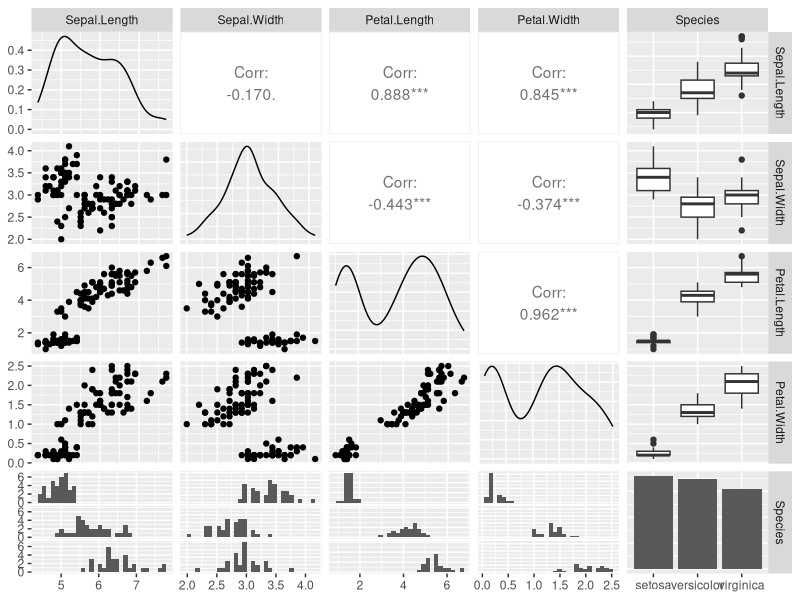
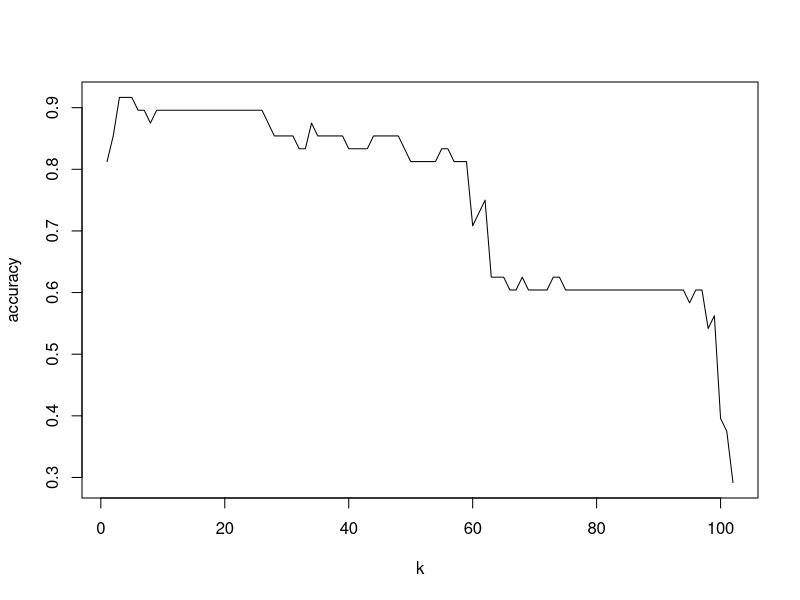

Reproduce these figures in R, in order.
ind <- sample(2, nrow(iris),
              replace = TRUE,
              prob = c(0.7, 0.3))
training <- iris[ind==1,]
testing <- iris[ind==2,]

library(ggplot2)

# might be class. Yep it was class. This was needed for knn
library(class)

# wow this is pretty neat. Does EDA of the variables
library(GGally)
ggpairs(training)

library(MASS)
linear <- lda(Species~., training)
linear
linear.pred = predict(linear,testing)
names(linear.pred)
head(linear.pred$posterior)
linear.pred$class

table(linear.pred$class, testing$Species)
#Accuracy
sum(linear.pred$class == testing$Species) / length(testing$Species)

quadratic <- qda(Species~., training)
quadratic

quadratic.pred = predict(quadratic,testing)
names(quadratic.pred)
head(quadratic.pred$posterior)
quadratic.pred$class

# this is how to pull out the class as well
table(quadratic.pred$class, testing$Species)
#Accuracy
sum(quadratic.pred$class == testing$Species) / length(testing$Species)

#Preprocessing for KNN
knn.trainx = scale(training[,c(1:4)])
knn.trainy = training$Species
knn.testx = scale(testing[,c(1:4)])
knn.testy = testing$Species

pred.knn = knn(knn.trainx,knn.testx, knn.trainy, k = 1)
table(pred.knn,knn.testy)
mean(as.character(pred.knn) == as.character(knn.testy)  )


# what is the library for KNN because it says it cant find it
# it was 'class', He uses "FNN"
pred.knn = knn(knn.trainx,knn.testx, knn.trainy, k = 98)
table(pred.knn,knn.testy)


#Best value of K?

k = c(1:length(knn.trainy))
accuracy = c()
for(i in k){
  pred.knn = knn(knn.trainx,knn.testx, knn.trainy, k = i)
  accuracy = c(accuracy, mean(as.character(pred.knn) == as.character(knn.testy)  ) )
}
plot(k,accuracy,type = 'l')


#We will use this simplier model for the example
library(VGAM) #Load package VGAM
glfit<- vglm( Species ~ Sepal.Length , family=multinomial, training)
summary(glfit)
predicted_val <- predict(glfit, testing, type="response")

apply(fitted(glfit), 1, which.max)  # Classification
